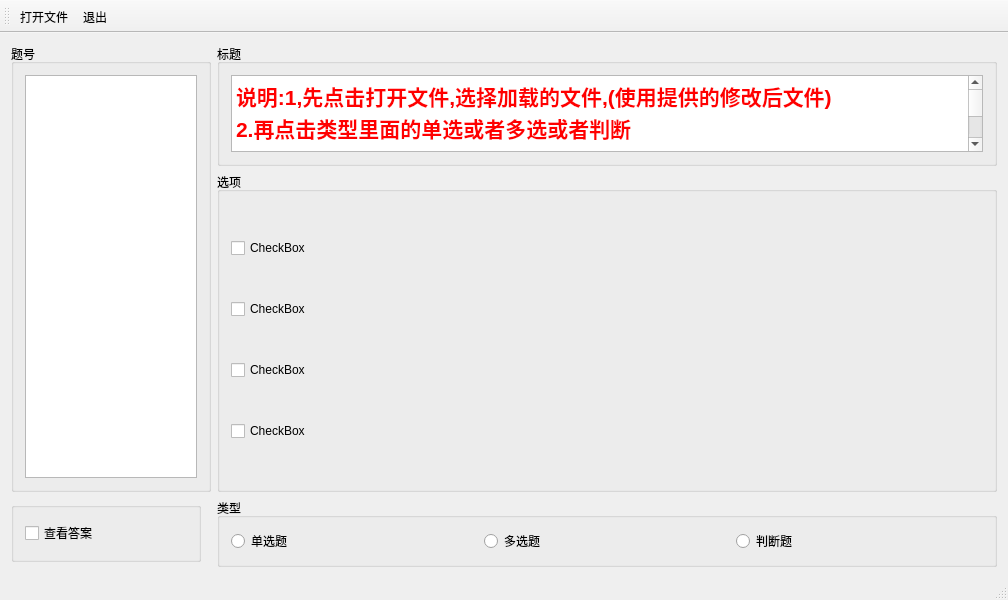
<?xml version="1.0" encoding="UTF-8"?>
<ui version="4.0">
 <class>MainWindow</class>
 <widget class="QMainWindow" name="MainWindow">
  <property name="geometry">
   <rect>
    <x>0</x>
    <y>0</y>
    <width>1008</width>
    <height>600</height>
   </rect>
  </property>
  <property name="minimumSize">
   <size>
    <width>900</width>
    <height>600</height>
   </size>
  </property>
  <property name="baseSize">
   <size>
    <width>900</width>
    <height>500</height>
   </size>
  </property>
  <property name="windowTitle">
   <string>MainWindow</string>
  </property>
  <property name="layoutDirection">
   <enum>Qt::LeftToRight</enum>
  </property>
  <widget class="QWidget" name="centralWidget">
   <layout class="QGridLayout" name="gridLayout">
    <item row="0" column="0" rowspan="2">
     <widget class="QGroupBox" name="groupBox">
      <property name="sizePolicy">
       <sizepolicy hsizetype="Preferred" vsizetype="Preferred">
        <horstretch>0</horstretch>
        <verstretch>0</verstretch>
       </sizepolicy>
      </property>
      <property name="minimumSize">
       <size>
        <width>0</width>
        <height>430</height>
       </size>
      </property>
      <property name="maximumSize">
       <size>
        <width>200</width>
        <height>16777215</height>
       </size>
      </property>
      <property name="title">
       <string>题号</string>
      </property>
      <layout class="QHBoxLayout" name="horizontalLayout">
       <item>
        <widget class="QListView" name="listView"/>
       </item>
      </layout>
     </widget>
    </item>
    <item row="0" column="1">
     <widget class="QGroupBox" name="groupBox_5">
      <property name="minimumSize">
       <size>
        <width>670</width>
        <height>100</height>
       </size>
      </property>
      <property name="title">
       <string>标题</string>
      </property>
      <layout class="QVBoxLayout" name="verticalLayout_2">
       <item>
        <widget class="QTextBrowser" name="textBrowser">
         <property name="html">
          <string>&lt;!DOCTYPE HTML PUBLIC &quot;-//W3C//DTD HTML 4.0//EN&quot; &quot;http://www.w3.org/TR/REC-html40/strict.dtd&quot;&gt;
&lt;html&gt;&lt;head&gt;&lt;meta name=&quot;qrichtext&quot; content=&quot;1&quot; /&gt;&lt;style type=&quot;text/css&quot;&gt;
p, li { white-space: pre-wrap; }
&lt;/style&gt;&lt;/head&gt;&lt;body style=&quot; font-family:'SimSun'; font-size:9pt; font-weight:400; font-style:normal;&quot;&gt;
&lt;p style=&quot; margin-top:0px; margin-bottom:0px; margin-left:0px; margin-right:0px; -qt-block-indent:0; text-indent:0px;&quot;&gt;&lt;span style=&quot; font-size:16pt; font-weight:600; color:#ff0000;&quot;&gt;说明:1,先点击打开文件,选择加载的文件,(使用提供的修改后文件)&lt;/span&gt;&lt;/p&gt;
&lt;p style=&quot; margin-top:0px; margin-bottom:0px; margin-left:0px; margin-right:0px; -qt-block-indent:0; text-indent:0px;&quot;&gt;&lt;span style=&quot; font-size:16pt; font-weight:600; color:#ff0000;&quot;&gt;2.再点击类型里面的单选或者多选或者判断&lt;/span&gt;&lt;/p&gt;
&lt;p style=&quot; margin-top:0px; margin-bottom:0px; margin-left:0px; margin-right:0px; -qt-block-indent:0; text-indent:0px;&quot;&gt;&lt;span style=&quot; font-size:16pt; font-weight:600; color:#ff0000;&quot;&gt;3.在题号里面选择题目&lt;/span&gt;&lt;/p&gt;
&lt;p style=&quot; margin-top:0px; margin-bottom:0px; margin-left:0px; margin-right:0px; -qt-block-indent:0; text-indent:0px;&quot;&gt;&lt;span style=&quot; font-size:16pt; font-weight:600; color:#ff0000;&quot;&gt;4.点击查看答案可以查看当前题目的答案&lt;/span&gt;&lt;/p&gt;&lt;/body&gt;&lt;/html&gt;</string>
         </property>
        </widget>
       </item>
      </layout>
     </widget>
    </item>
    <item row="1" column="1">
     <widget class="QGroupBox" name="groupBox_2">
      <property name="sizePolicy">
       <sizepolicy hsizetype="Preferred" vsizetype="Preferred">
        <horstretch>2</horstretch>
        <verstretch>0</verstretch>
       </sizepolicy>
      </property>
      <property name="minimumSize">
       <size>
        <width>300</width>
        <height>320</height>
       </size>
      </property>
      <property name="title">
       <string>选项</string>
      </property>
      <layout class="QVBoxLayout" name="verticalLayout">
       <item>
        <widget class="QCheckBox" name="chk_A">
         <property name="text">
          <string>CheckBox</string>
         </property>
        </widget>
       </item>
       <item>
        <widget class="QCheckBox" name="chk_B">
         <property name="text">
          <string>CheckBox</string>
         </property>
        </widget>
       </item>
       <item>
        <widget class="QCheckBox" name="chk_D">
         <property name="text">
          <string>CheckBox</string>
         </property>
        </widget>
       </item>
       <item>
        <widget class="QCheckBox" name="chk_C">
         <property name="text">
          <string>CheckBox</string>
         </property>
        </widget>
       </item>
      </layout>
     </widget>
    </item>
    <item row="2" column="0">
     <widget class="QGroupBox" name="groupBox_3">
      <property name="minimumSize">
       <size>
        <width>190</width>
        <height>60</height>
       </size>
      </property>
      <property name="maximumSize">
       <size>
        <width>190</width>
        <height>60</height>
       </size>
      </property>
      <property name="title">
       <string/>
      </property>
      <layout class="QHBoxLayout" name="horizontalLayout_2">
       <item>
        <widget class="QCheckBox" name="checkBox">
         <property name="text">
          <string>查看答案</string>
         </property>
        </widget>
       </item>
       <item>
        <widget class="QLabel" name="label">
         <property name="font">
          <font>
           <family>Adobe Arabic</family>
           <pointsize>26</pointsize>
          </font>
         </property>
         <property name="text">
          <string/>
         </property>
         <property name="textFormat">
          <enum>Qt::AutoText</enum>
         </property>
        </widget>
       </item>
      </layout>
     </widget>
    </item>
    <item row="2" column="1">
     <widget class="QGroupBox" name="groupBox_4">
      <property name="title">
       <string>类型</string>
      </property>
      <layout class="QHBoxLayout" name="horizontalLayout_3">
       <item>
        <widget class="QRadioButton" name="rab_dan">
         <property name="text">
          <string>单选题</string>
         </property>
        </widget>
       </item>
       <item>
        <widget class="QRadioButton" name="rab_duo">
         <property name="text">
          <string>多选题</string>
         </property>
        </widget>
       </item>
       <item>
        <widget class="QRadioButton" name="rab_pan">
         <property name="text">
          <string>判断题</string>
         </property>
        </widget>
       </item>
      </layout>
     </widget>
    </item>
   </layout>
  </widget>
  <widget class="QToolBar" name="mainToolBar">
   <property name="toolButtonStyle">
    <enum>Qt::ToolButtonTextBesideIcon</enum>
   </property>
   <attribute name="toolBarArea">
    <enum>TopToolBarArea</enum>
   </attribute>
   <attribute name="toolBarBreak">
    <bool>false</bool>
   </attribute>
   <addaction name="actOpen_File"/>
   <addaction name="actQuit"/>
  </widget>
  <widget class="QStatusBar" name="statusBar"/>
  <action name="actOpen_File">
   <property name="icon">
    <iconset resource="res.qrc">
     <normaloff>:/icons/images/open.bmp</normaloff>:/icons/images/open.bmp</iconset>
   </property>
   <property name="text">
    <string>打开文件</string>
   </property>
   <property name="shortcutContext">
    <enum>Qt::WindowShortcut</enum>
   </property>
  </action>
  <action name="actQuit">
   <property name="icon">
    <iconset resource="res.qrc">
     <normaloff>:/icons/images/exit.bmp</normaloff>:/icons/images/exit.bmp</iconset>
   </property>
   <property name="text">
    <string>退出</string>
   </property>
  </action>
 </widget>
 <layoutdefault spacing="6" margin="11"/>
 <resources>
  <include location="res.qrc"/>
 </resources>
 <connections>
  <connection>
   <sender>actQuit</sender>
   <signal>triggered()</signal>
   <receiver>MainWindow</receiver>
   <slot>close()</slot>
   <hints>
    <hint type="sourcelabel">
     <x>-1</x>
     <y>-1</y>
    </hint>
    <hint type="destinationlabel">
     <x>327</x>
     <y>238</y>
    </hint>
   </hints>
  </connection>
 </connections>
</ui>
